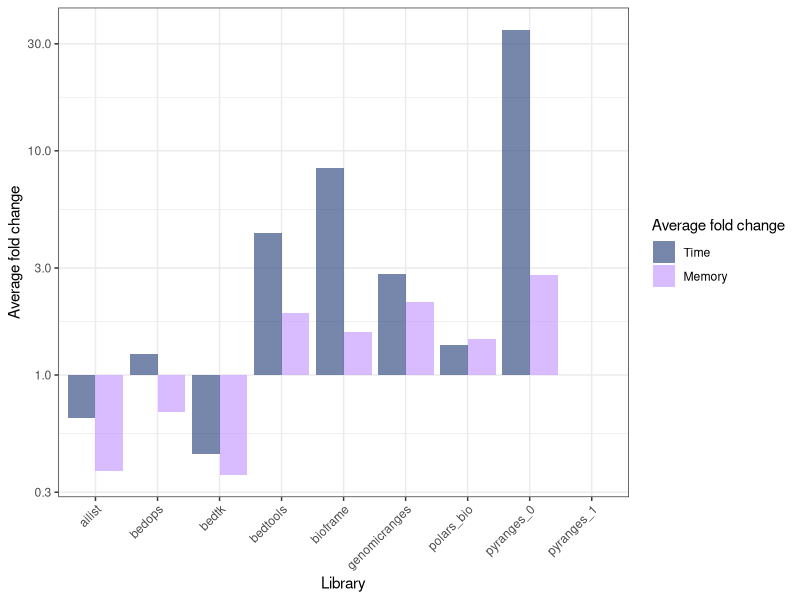

The R source for this figure: (Note: this script raises an error after producing the figure.)
## ---- chunk 1
knitr::opts_chunk$set(echo = TRUE)
library(data.table)
library(ggplot2)
library(cowplot)
library(scales)
library(ggsci)
library(reshape2)
library(dplyr)
library(data.table)
## ---- chunk 2
df1 = data.table(read.csv('collected_results/collected_results.with_status.010426.csv'))
df2 = data.table(read.csv('collected_results/collected_results.with_status.010426.csv'))
df3 = data.table(read.csv('collected_results/collected_results.with_status.010426.csv'))
df1$replicate = 1
df2$replicate = 2
df3$replicate = 3
df=rbind(df1, df2, df3)

df$nrows <- as.integer(gsub("_", "", df$nrows))

# levels in reverse alphabetical: pyranges first, and bedtools last, so colors are consistent if bedtools is removed
df$library=factor(df$library, levels=sort(unique(df$library), decreasing=T) )

# renaming, ordering levels
df[genome=="hg38", genome:="genome"]
df[operation=="intersection", operation:="overlap"]
ops <- unique(df$operation)
df$operation <- factor(df$operation,
                        levels = c("overlap", sort(ops[ops != "overlap"])))

# useful vars
libs  <- as.character(unique(df$library))
libs_other <- setdiff(libs, "pyranges")   # all competitors
df
## ---- chunk 3
## -------------------------------------------------------------
## 1.  Identify the columns you *don’t* want in the “design” key
## -------------------------------------------------------------
avg_cols <- c(
  "s", "max_pss", "max_rss", "max_uss", "max_vms", "mean_load",
  "cpu_time", "cpu_usage", "io_in", "io_out"
)

drop_cols   <- c("replicate", "jobid", "h.m.s")     # never part of the key
dt=copy(df)
dt[, (drop_cols) := NULL]
key_cols    <- setdiff(names(dt), c(avg_cols, drop_cols))


## -------------------------------------------------------------
## 2.  Collapse replicates
## -------------------------------------------------------------
mdf <- dt[
  , 
      lapply(.SD, mean),               
    by = key_cols,
    .SDcols = avg_cols
]

setcolorder(mdf, setdiff(names(dt), drop_cols))  # original order, minus drop_cols
#coll

mdf = mdf[order(nrows, library, maxlength, operation, genome)]
mdf
## ---- chunk 4
z=mdf[status=="ok"]

time_wide <- dcast(
  z,
  operation + genome + nrows + maxlength ~ library,
  value.var      = "cpu_time",
  fun.aggregate  = mean
)
#time_wide
setnames(time_wide, libs, paste0("time_", libs))

mem_wide  <- dcast(
  z ,
  operation + genome + nrows + maxlength ~ library,
  value.var      = "max_rss",
  fun.aggregate  = mean
)
setnames(mem_wide, libs, paste0("mem_", libs))

cond_cols = setdiff(names(mem_wide), paste0("mem_", libs))
#cond_cols
## Combined table: one row per condition
bench_wide <- merge(time_wide, mem_wide, by = cond_cols, all = TRUE)

time_cols <- grep("^time_", names(bench_wide), value = TRUE)
mem_cols  <- grep("^mem_",  names(bench_wide), value = TRUE)
pyr_time_col <- "time_pyranges_1"
pyr_mem_col  <- "mem_pyranges_1"
time_other <- setdiff(time_cols, pyr_time_col)
mem_other  <- setdiff(mem_cols,  pyr_mem_col)

# helper that returns a list(best_value, best_library) over .SD
best_other <- function(mat, strip) {
  idx <- apply(mat, 1, function(x) if (all(is.na(x))) NA_integer_ else which.min(x))
  best_val <- mat[cbind(seq_len(nrow(mat)), idx)]
  best_lib <- gsub(strip, "", colnames(mat)[idx])
  list(best_val, best_lib)
}


# ────────────────────────────────────────────────────────────────
#   Per-library fold-change vs. PyRanges
#     (>1 ⇒ PyRanges faster / leaner than that library)
# ────────────────────────────────────────────────────────────────

setDT(bench_wide)
# Time fold-changes
for (lib in libs_other) {
  bench_wide[, (paste0("fold_change_time_", lib)) :=
                get(paste0("time_", lib)) / get(pyr_time_col)]
}

# Memory fold-changes
for (lib in libs_other) {
  bench_wide[, (paste0("fold_change_mem_", lib)) :=
                get(paste0("mem_", lib)) / get(pyr_mem_col)]
}

bench_wide

## ---- chunk 5
row_subset <- bench_wide[nrows >= 1e6]  #note: bench_wide has already excluded fail status jobs
# [,.( mFCtime= mean(fold_change_time), deltaMem = mean(delta_pct_mem, na.rm=T) )]

mean_fc <- function(prefix) {
  sapply(
    libs_other,
    function(lib)
      mean(row_subset[[paste0(prefix, lib)]], na.rm = TRUE)
  )
}

# ----- compute averages -----------------------------------------------------
avg_time <- mean_fc("fold_change_time_")          # speed-up averages
avg_mem  <- mean_fc("fold_change_mem_")           # RAM-ratio averages

# ----- assemble tidy summary -----------------------------------------------
avg_fold_changes <- data.table(
  library              = libs_other,
  avg_fold_change_time = avg_time,
  avg_fold_change_mem  = avg_mem
)

avg_fold_changes [, delta_mem:=(1-1/avg_fold_change_mem)]
print(avg_fold_changes)
## ---- chunk 6
df_long <- melt(avg_fold_changes, id.vars="library",
                measure.vars=c("avg_fold_change_time","avg_fold_change_mem"),
                variable.name="metric", value.name="fold_change")

# Canviar noms per llegenda més clara
df_long$metric <- factor(df_long$metric,
                         levels = c("avg_fold_change_time", "avg_fold_change_mem"),
                         labels = c("Time", "Memory"))

# Colors definits
my_colors <- c("Time" = "#3C5488B3", "Memory" = "#C8A0FFB3")

# Plot
avg_fold_ch_plot <- ggplot(df_long, aes(x=library, y=fold_change, fill=metric)) +
  geom_bar(stat="identity", position=position_dodge()) +
  scale_y_log10() +
  scale_fill_manual(name="Average fold change", values=my_colors) +
  xlab("Library") +
  ylab("Average fold change") +
  theme_bw() +
  theme(axis.text.x = element_text(angle=45, hjust=1))

suppressMessages(ggsave('average_fold_change_library.pdf', avg_fold_ch_plot, width = 6, height= 3))
## ---- chunk 7
sdf=mdf[maxlength==100][status=='ok']

# alpha for all geom_line/geom_point
point_alpha <- 0.7

# libraries
libs <- levels(sdf$library)

# assigning colors pyranges_1 red, the rest with NPG with alpha /transparency)
named_color_scale <- ggsci::pal_npg()(length(libs))
names(named_color_scale) <- libs

# Pyranges to red
named_color_scale["pyranges_1"] <- "red"
lilac <- rgb(200/255, 160/255, 255/255, alpha = point_alpha)  # purple pastel w alpha
named_color_scale["bedops"] <- lilac    # Bedops purple

# The rest with transparency
for (lib in libs) {
  if (!(lib %in% c("pyranges_1","bedops"))) {
    col <- col2rgb(named_color_scale[lib])/255
    named_color_scale[lib] <- rgb(col[1], col[2], col[3], alpha=point_alpha)
  }
}

fill_scale <- scale_fill_manual(values = named_color_scale)

# Ordenem el factor 'library' dins de cada combinació genome + nrows
sdf_ordered <- sdf %>%
  group_by(genome, operation, nrows) %>%
  mutate(library_reordered = reorder_within(library, cpu_time, nrows)) %>%
  ungroup()

# Llista de totes les libraries, operations i nrows
all_combinations <- expand.grid(
  library = unique(sdf_ordered$library),
  operation = unique(sdf_ordered$operation),
  nrows = unique(sdf_ordered$nrows),
  genome = unique(sdf_ordered$genome),
  stringsAsFactors = FALSE
)

# Left join amb les dades originals
sdf_filled <- all_combinations %>%
  left_join(sdf_ordered, by = c("library", "operation", "nrows", "genome")) %>%
  group_by(genome, operation, library) %>%
  mutate(
    # Si no té valor en aquest nrows
    cpu_time_plot = ifelse(is.na(cpu_time), 1, cpu_time),  # valor petit per log scale
    
    # Assigna etiqueta segons el tipus de missing
    label_missing = case_when(
      !is.na(cpu_time) ~ NA_character_,                      # si hi ha valor, no posar res
      all(is.na(cpu_time)) ~ "-",                             # si està absent en TOTS els nrows d'aquesta operation → "-"
      TRUE ~ "x"                                              # si hi ha valor en algun altre nrows → "x"
    )
  ) %>%
  ungroup()

library_order <- sdf_filled %>%
  group_by(library) %>%
  summarise(avg_cpu = mean(cpu_time, na.rm = TRUE)) %>%
  arrange(avg_cpu) %>%
  pull(library)   # vector de libraries ordenat de més ràpida a més lenta

sdf_filled <- sdf_filled %>%
  mutate(library = factor(library, levels = library_order))

# Després fem el plot amb geom_col
time_plot_combined <- ggplot(sdf_filled, aes(x = nrows, y = cpu_time_plot, fill = library)) +
  geom_col(
    position = position_dodge2(width = 0.8, preserve = "single"),
    width = 0.75,
    alpha = point_alpha
  ) +
  geom_text(aes(label = label_missing), 
            position = position_dodge2(width = 0.8),
            vjust = -0.5, na.rm = TRUE) +
  facet_grid(genome ~ operation, scales = 'free') +
  scale_x_log10(labels = trans_format("log10", math_format(10^.x))) +
  scale_y_log10(labels = label_number()) +
  fill_scale +
  xlab('Number of intervals') +
  ylab('Running time (sec)') +
  theme_bw() +
  theme(
    axis.text.x = element_text(angle = 90, vjust = 1, hjust = 4),
    plot.title = element_text(hjust = 0.5),
    legend.position = "top",
    legend.background = element_rect(fill = "white", color = "black"),
    strip.background = element_rect(fill = "lightgrey", color = NA),
    strip.text = element_text(face = "bold")
  ) 

# 1️⃣ Reordena library dins de cada combinació genome + nrows
sdf_mem_ordered <- sdf %>%
  group_by(genome, operation, nrows) %>%
  mutate(library_reordered = reorder_within(library, max_rss, nrows)) %>%
  ungroup()

# 2️⃣ Expandeix totes les combinacions possibles
all_combinations_mem <- expand.grid(
  library = unique(sdf_mem_ordered$library),
  operation = unique(sdf_mem_ordered$operation),
  nrows = unique(sdf_mem_ordered$nrows),
  genome = unique(sdf_mem_ordered$genome),
  stringsAsFactors = FALSE
)

# 3️⃣ Left join amb les dades originals
sdf_mem_filled <- all_combinations_mem %>%
  left_join(sdf_mem_ordered, by = c("library", "operation", "nrows", "genome")) %>%
  group_by(genome, operation, library) %>%
  mutate(
    # valor petit per log scale si no hi ha dades
    mem_plot_value = ifelse(is.na(max_rss), 0.001, max_rss/1024),  # GB
    
    # assigna etiqueta segons el tipus de missing
    label_missing = case_when(
      !is.na(max_rss) ~ NA_character_,
      all(is.na(max_rss)) ~ "-",   # absent en tots els nrows per a aquesta operation
      TRUE ~ "x"                    # absent en aquest nrows però existeix en altres
    )
  ) %>%
  ungroup()

#  Assigna factor amb aquest ordre al dataframe
sdf_mem_filled <- sdf_mem_filled %>%
  mutate(library = factor(library, levels = library_order))


mem_plot_combined <- ggplot(sdf_mem_filled, aes(x = nrows, y = mem_plot_value, fill = library)) +
  geom_col(
    position = position_dodge2(width = 0.8, preserve = "single"),
    width = 0.75,
    alpha = point_alpha
  ) +
  geom_text(aes(label = label_missing), 
            position = position_dodge2(width = 0.8),
            vjust = -0.5, na.rm = TRUE) +
  facet_grid(genome ~ operation, scales = 'free') +
  scale_x_log10(labels = trans_format("log10", math_format(10^.x))) +
  fill_scale +
  xlab('Number of intervals') +
  ylab('Maximum memory used (GB)') +
  theme_bw() +
  theme(
    axis.text.x = element_text(angle = 90, vjust = 0, hjust = 4),
    plot.title = element_text(hjust = 0.5),
    legend.position = "top",
    legend.background = element_rect(fill = "white", color = "black"),
    strip.background = element_rect(fill = "lightgrey", color = NA),
    strip.text = element_text(face = "bold")
  ) 

# Combo plot
combo_plot <- plot_grid(
  get_legend(time_plot_combined),
  time_plot_combined + theme(legend.position = 'none') + xlab(''), 
  mem_plot_combined + theme(legend.position = 'none'), 
  ncol = 1,
  rel_heights = c(0.2, 1, 1),
  labels = c('', 'a', 'b')
)

combo_plot

suppressMessages(ggsave('combo_plot_supplementary.pdf', combo_plot, width = 20, height = 16))
suppressMessages(ggsave('combo_plot_supplementary.png', combo_plot, width = 20, height = 16))

## ---- chunk 8
sdf=mdf[maxlength==100][status=='ok']

# Libraries we want to compare
libs_to_keep <- c("pyranges_1", "polars_bio", "bioframe", "bedtools", "genomicranges")
sdf <- sdf[library %in% libs_to_keep]

sdf$library <- factor(sdf$library, levels = libs_to_keep)

# alpha for all geom_line/geom_point
point_alpha <- 0.7

# Libraries
libs <- levels(sdf$library)

# Assigning colors
named_color_scale <- ggsci::pal_npg()(length(libs))
names(named_color_scale) <- libs

# Manual defined colors
named_color_scale <- c(
  pyranges_1    = "red",
  polars_bio    = "#00A087B3",
  genomicranges = "#3C5488B3",
  bioframe      = "#F39B7FB3",
  bedtools      = "#8491B4B3"
)

color_scale <- scale_color_manual(values = named_color_scale)

# Time plot
time_plot_combined <- ggplot(sdf, aes(nrows, cpu_time, color = library)) +
  geom_line(alpha=point_alpha) +
  geom_point(alpha=point_alpha) +
  facet_grid(genome ~ operation, scales = 'free') +
  scale_x_log10(labels = trans_format("log10", math_format(10^.x))) +
  color_scale +
  scale_y_log10(labels = label_number()) +
  xlab('Number of intervals') +
  ylab('Running time (sec)') +
  theme_bw() +
  theme(
    axis.text.x = element_text(angle = 90, vjust = 0.5, hjust = 1),
    plot.title = element_text(hjust = 0.5),
    legend.position = "top",
    legend.background = element_rect(fill = "white", color = "black"),
    strip.background = element_rect(fill = "lightgrey", color = NA),
    strip.text = element_text(face = "bold")
  )

# Memory plot
mem_plot_combined <- ggplot(sdf, aes(nrows, max_rss/1024, color = library)) +
  geom_line(alpha=point_alpha) +
  geom_point(alpha=point_alpha) +
  facet_grid(genome ~ operation, scales = 'free') +
  scale_x_log10(labels = trans_format("log10", math_format(10^.x))) +
  scale_y_log10() +
  color_scale +
  xlab('Number of intervals') +
  ylab('Maximum memory used (GB)') +
  theme_bw() +
  theme(
    axis.text.x = element_text(angle = 90, vjust = 0.5, hjust = 1),
    plot.title = element_text(hjust = 0.5),
    legend.position = "top",
    legend.background = element_rect(fill = "white", color = "black"),
    strip.background = element_rect(fill = "lightgrey", color = NA),
    strip.text = element_text(face = "bold")
  )

# Combo plot
combo_plot <- plot_grid(
  get_legend(time_plot_combined),
  time_plot_combined + theme(legend.position = 'none') + xlab(''), 
  mem_plot_combined + theme(legend.position = 'none'), 
  ncol = 1,
  rel_heights = c(0.2, 1, 1),
  labels = c('', 'a', 'b')
)

combo_plot

suppressMessages(ggsave('combo_plot_filtered.pdf', combo_plot, width = 6))
suppressMessages(ggsave('combo_plot_filtered.png', combo_plot, width = 6))

## ---- chunk 9
addx=0.93
addy=0.98
addtext="MaxLength"

supp_time_plot_combined <- ggplot(mdf, aes(nrows, cpu_time, color = library)) +
  geom_line(alpha=point_alpha) +
  geom_point(aes(shape=status), alpha=point_alpha) +
  facet_grid(genome + maxlength ~ operation , scales = 'free') +
   scale_x_log10(
     labels = trans_format("log10", math_format(10^.x))
   ) +
  color_scale+
  scale_y_log10(labels = label_number()) +
  scale_shape_manual(values=c(8, 19))+
  xlab('Number of intervals') +
  ylab('Running time (sec)') +
  theme_bw() +
  theme(
    axis.text.x = element_text(angle = 90, vjust = 0.5, hjust = 1),
    plot.title = element_text(hjust = 0.5),
    # Legend styling
    legend.position = "top",
    legend.background = element_rect(fill = "white", color = "black"),
  
    # Facet strip styling
    strip.background = element_rect(fill = "lightgrey", color = NA),
    strip.text = element_text(face = "bold"),
    strip.text.y = element_text(face = "bold", angle = 0)
  )


the_legend = get_legend(supp_time_plot_combined)
supp_time_plot_combined = supp_time_plot_combined + theme(legend.position = 'none') + xlab('')

supp_time_plot_combined <- ggdraw(supp_time_plot_combined) +
  draw_label(
    addtext,
    x = addx,               # near right edge
    y = addy,               # near top edge
    hjust = 1, vjust = 1,
    fontface = "bold",
    size=9
    
  )

supp_mem_plot_combined <- ggplot(mdf, aes(nrows, max_rss/1024, color = library)) +
  geom_line(alpha=point_alpha) +
  geom_point(aes(shape=status), alpha=point_alpha) +
  facet_grid(genome + maxlength ~ operation, scales = 'free') +
  scale_x_log10(labels = trans_format("log10", math_format(10^.x))  ) +
  scale_y_log10() +
  color_scale+
  scale_shape_manual(values=c(8, 19))+
  xlab('Number of intervals') +
  ylab('Maximum memory used (GB)') +
  theme_bw() +
  theme(
    axis.text.x = element_text(angle = 90, vjust = 0.5, hjust = 1),
    plot.title = element_text(hjust = 0.5),
    # Legend styling
    legend.position = "top",
    legend.background = element_rect(fill = "white", color = "black"),
  
    # Facet strip styling
    strip.background = element_rect(fill = "lightgrey", color = NA),
    strip.text = element_text(face = "bold"),
    strip.text.y = element_text(face = "bold", angle = 0)
  )

supp_mem_plot_combined = supp_mem_plot_combined + theme(legend.position = 'none')

supp_mem_plot_combined <- ggdraw(supp_mem_plot_combined) +
  draw_label(
    addtext,
    x = addx,               # near right edge
    y = addy,               # near top edge
    hjust = 1, vjust = 1,
    fontface = "bold",
    size=9
    
  )

full_combo_plot =
  plot_grid(the_legend,
          supp_time_plot_combined , 
          supp_mem_plot_combined , 
          ncol=1,
          rel_heights = c(0.2, 1, 1), 
          labels = c('', 'a', 'b')
          
)
full_combo_plot
suppressMessages(ggsave('combo_plot.full.pdf', full_combo_plot, width = 10, height = 15))
suppressMessages(ggsave('combo_plot.full.png', full_combo_plot, width = 10, height = 15))
